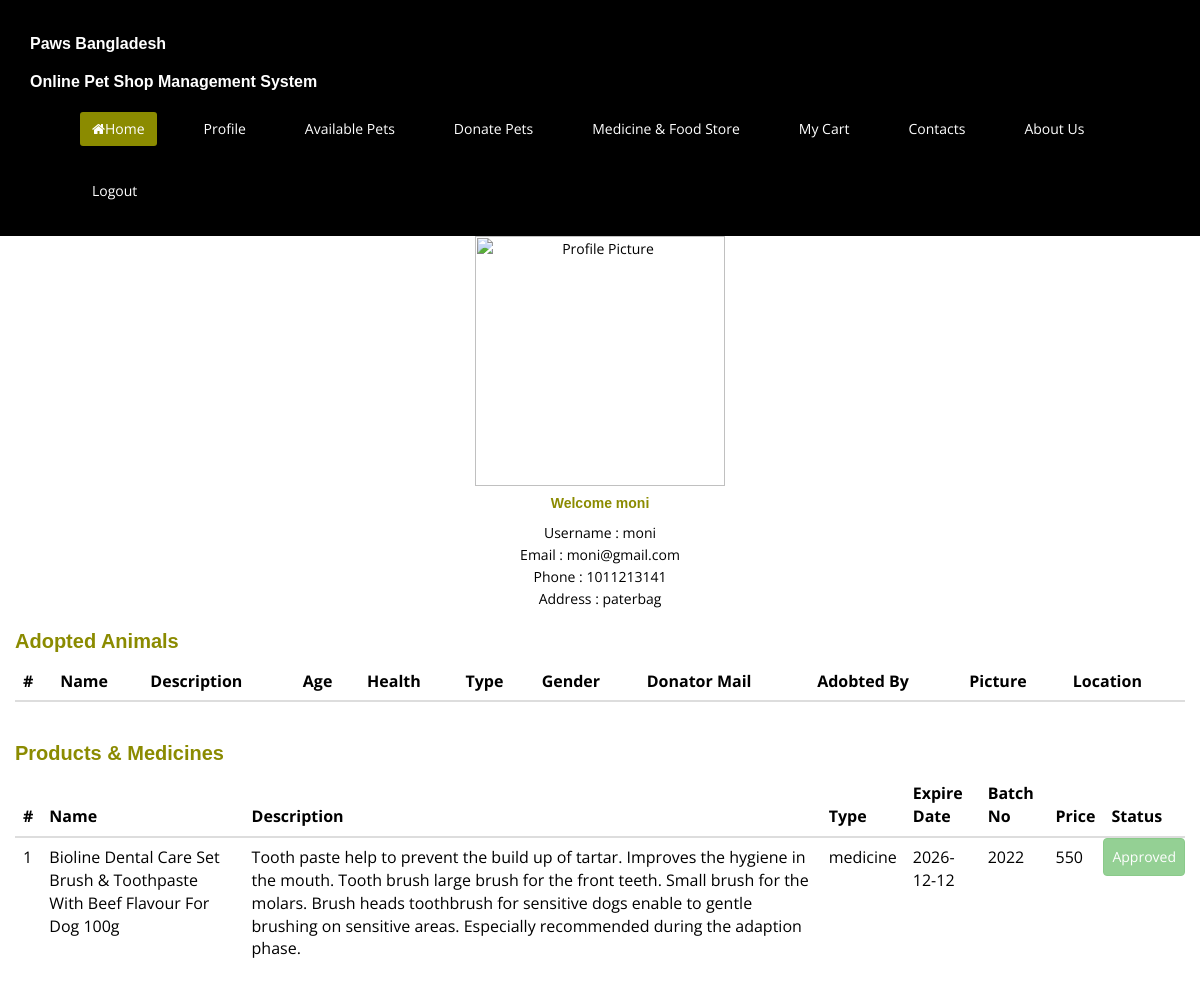
The app's page /views/profile.php (signed in) with its own data.
### tables this page shows
CREATE TABLE `users` (
  `id` int(11) NOT NULL,
  `username` varchar(200) NOT NULL,
  `address` varchar(250) NOT NULL,
  `phone` int(20) NOT NULL,
  `mail` varchar(200) NOT NULL,
  `user_type` varchar(200) NOT NULL,
  `password` varchar(250) NOT NULL
);

CREATE TABLE `cart` (
  `id` int(11) NOT NULL,
  `pd_uid` varchar(200) NOT NULL,
  `pd_name` varchar(200) NOT NULL,
  `pd_type` varchar(200) NOT NULL,
  `pd_description` text NOT NULL,
  `pd_expire_date` varchar(200) NOT NULL,
  `pd_batch_no` varchar(200) NOT NULL,
  `pd_price` varchar(200) NOT NULL,
  `pd_quantity` int(20) NOT NULL,
  `buyer_name` varchar(200) NOT NULL,
  `buyer_email` varchar(200) NOT NULL,
  `status` varchar(200) NOT NULL,
  `checkout` int(20) NOT NULL
);

### views/profile.php (the view, shortened to what this page needs)
<?php
require '_nav.php';
include '_dbconnect.php';
	$user_email = $_SESSION['email'];
	$query = "SELECT * FROM `users` WHERE `mail` = '$user_email'";
	$result = mysqli_query($conn, $query);
	$row = mysqli_num_rows($result);
	$username = "";
	$mail = "";
	$phone = "";
	$address = "";
	if ($row == 1) {
		$data = mysqli_fetch_assoc($result);
		$username = $data['username'];
		$mail = $data['mail'];
		$phone = $data['phone'];
		$address = $data['address'];
	}
	$cart_query = "SELECT * FROM `cart` WHERE `status` = 'approved'";
	$cart_query_result = mysqli_query($conn, $cart_query);
?>
<!doctype html>
<html lang="en">
  <head>
  </head>
  <body>
  	<div class="container">
  		<div class="row justify-content-center">
  			<div class="col-3">
  				<div class="card text-center p-5">
				  <img src="https://media.istockphoto.com/vectors/user-member-vector-icon-for-ui-user-interface-or-profile-face-avatar-vector-id1130884625?k=20&m=1130884625&s=612x612&w=0&h=OITK5Otm_lRj7Cx8mBhm7NtLTEHvp6v3XnZFLZmuB9o=" class="card-img-top" alt="Profile Picture" style="width: 250px;">
				  <div class="card-body">
				    <h5 class="card-title">Welcome <?php echo $username;?></h5>
				    <p class="card-text">
				    	<?php
				    		echo "Username : " . $username . "<br>";
				    		echo "Email : " . $mail . "<br>";
				    		echo "Phone : " . $phone . "<br>";
				    		echo "Address : " . $address . "<br>";
				    	?>
				    </p>
				  </div>
				</div>
  			</div>
  			<div class="col-8">
  				<h2>Adopted Animals</h2>
  				<table class="table">
				  <thead>
				    <tr>
				      <th scope="col">#</th>
				      <th scope="col">Name</th>
				      <th scope="col">Description</th>
				      <th scope="col">Age</th>
				      <th scope="col">Health</th>
				      <th scope="col">Type</th>
				      <th scope="col">Gender</th>
				      <th scope="col">Donator Mail</th>
				      <th scope="col">Adobted By</th>
				      <th scope="col">Picture</th>
				      <th scope="col">Location</th>
				    </tr>
				  </thead>
				</table>
  			</div>
  		</div>
  		<div class="row">
  			<div class="col justify-content-center">
  				<h2>Products & Medicines</h2>
  				<table class="table">
				  <thead>
				    <tr>
				      <th scope="col">#</th>
				      <th scope="col">Name</th>
				      <th scope="col">Description</th>
				      <th scope="col">Type</th>
				      <th scope="col">Expire Date</th>
				      <th scope="col">Batch No</th>
				      <th scope="col">Price</th>
				      <th scope="col">Status</th>
				    </tr>
				  </thead>
				  <tbody>
				      <?php
				      $count = 1;
				      	while ($cart_data = mysqli_fetch_assoc($cart_query_result)) {
				      		echo "<tr><td>" . $count . "</td>";
				      		echo "<td>" . $cart_data['pd_name'] . "</td>";
				      		echo "<td>" . $cart_data['pd_description'] . "</td>";
				      		echo "<td>" . $cart_data['pd_type'] . "</td>";
				      		echo "<td>" . $cart_data['pd_expire_date'] . "</td>";
				      		echo "<td>" . $cart_data['pd_batch_no'] . "</td>";
				      		echo "<td>" . $cart_data['pd_price'] . "</td>";
				      		echo "<td class='btn btn-success' disabled>" . $cart_data['status'] . "</td>";
				      		$count++;
				      	}
				      ?>
				  </tbody>
				</table>
  			</div>
  		</div>
  	</div>
  </body>
</html>

### views/css/main.css (style rules this page uses)
body { background: #fff; font-family: 'Open Sans', sans-serif; color:#000; line-height: 22px; }
h1, h2, h3, h4, h5, h6 { font-weight:bold; font-family:Verdana, Geneva, sans-serif; color:#8B8B00; }
h2 { font-size: 20px; }
table { width:100%; }

### records on screen
users: username "moni", mail "moni@gmail.com", phone "1011213141", address "paterbag"
cart: pd_name "Bioline Dental Care Set Brush & Toothpaste With Beef Flavour For Dog 100g", pd_description "Tooth paste help to prevent the build up of tartar. Improves the hygiene in the mouth. Tooth brush large brush for the front teeth. Small brush for the molars. Brush heads toothbrush for sensitive dogs enable to gentle brushing on sensitive areas. Especially recommended during the adaption phase.", pd_type "medicine", pd_expire_date "2026-12-12", pd_batch_no "2022", pd_price "550", status "Approved"
